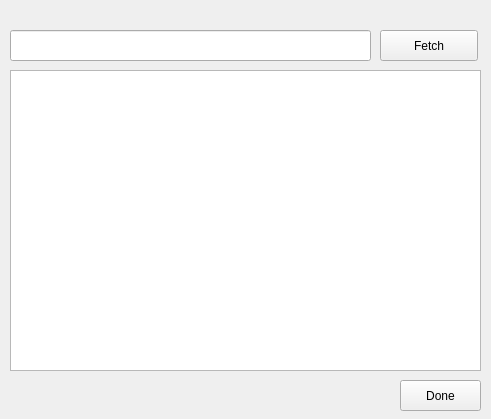
<?xml version="1.0" encoding="UTF-8"?>
<ui version="4.0">
 <class>LayerListWindow</class>
 <widget class="QWidget" name="LayerListWindow">
  <property name="windowModality">
   <enum>Qt::WindowModal</enum>
  </property>
  <property name="enabled">
   <bool>true</bool>
  </property>
  <property name="geometry">
   <rect>
    <x>0</x>
    <y>0</y>
    <width>491</width>
    <height>419</height>
   </rect>
  </property>
  <property name="sizePolicy">
   <sizepolicy hsizetype="Preferred" vsizetype="Preferred">
    <horstretch>0</horstretch>
    <verstretch>0</verstretch>
   </sizepolicy>
  </property>
  <property name="windowTitle">
   <string>Layer(s)</string>
  </property>
  <widget class="QListView" name="lstLayers">
   <property name="geometry">
    <rect>
     <x>10</x>
     <y>70</y>
     <width>471</width>
     <height>301</height>
    </rect>
   </property>
  </widget>
  <widget class="QPushButton" name="btnFetch">
   <property name="geometry">
    <rect>
     <x>380</x>
     <y>30</y>
     <width>98</width>
     <height>31</height>
    </rect>
   </property>
   <property name="text">
    <string>Fetch</string>
   </property>
  </widget>
  <widget class="QLineEdit" name="txtSearch">
   <property name="geometry">
    <rect>
     <x>10</x>
     <y>30</y>
     <width>361</width>
     <height>31</height>
    </rect>
   </property>
  </widget>
  <widget class="QPushButton" name="btnDone">
   <property name="geometry">
    <rect>
     <x>400</x>
     <y>380</y>
     <width>81</width>
     <height>31</height>
    </rect>
   </property>
   <property name="text">
    <string>Done</string>
   </property>
  </widget>
 </widget>
 <resources/>
 <connections/>
</ui>
